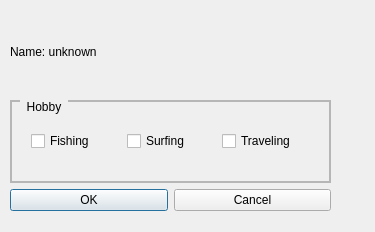
<?xml version="1.0" encoding="UTF-8"?>
<ui version="4.0">
 <class>MyDialog</class>
 <widget class="QDialog" name="MyDialog">
  <property name="geometry">
   <rect>
    <x>0</x>
    <y>0</y>
    <width>375</width>
    <height>232</height>
   </rect>
  </property>
  <property name="windowTitle">
   <string>Dialog</string>
  </property>
  <property name="styleSheet">
   <string notr="true">QGroupBox {
	border: 2px solid rgb(182,182,182);
	margin-top: 1ex;
}
QGroupBox::title {
	subcontrol-origin: margin;
	subcontrol-position: top left;
	padding: 0 5px;
	left: 10px;
}</string>
  </property>
  <widget class="QWidget" name="">
   <property name="geometry">
    <rect>
     <x>10</x>
     <y>10</y>
     <width>321</width>
     <height>201</height>
    </rect>
   </property>
   <layout class="QVBoxLayout" name="verticalLayout">
    <item>
     <widget class="QLabel" name="lblName">
      <property name="text">
       <string>Name: unknown</string>
      </property>
     </widget>
    </item>
    <item>
     <widget class="QGroupBox" name="groupBox_2">
      <property name="title">
       <string>Hobby</string>
      </property>
      <widget class="QWidget" name="">
       <property name="geometry">
        <rect>
         <x>21</x>
         <y>30</y>
         <width>281</width>
         <height>22</height>
        </rect>
       </property>
       <layout class="QHBoxLayout" name="horizontalLayout_2">
        <item>
         <widget class="QCheckBox" name="chkFishing">
          <property name="text">
           <string>Fishing</string>
          </property>
         </widget>
        </item>
        <item>
         <widget class="QCheckBox" name="chkSurfing">
          <property name="text">
           <string>Surfing</string>
          </property>
         </widget>
        </item>
        <item>
         <widget class="QCheckBox" name="chkTraveling">
          <property name="text">
           <string>Traveling</string>
          </property>
         </widget>
        </item>
       </layout>
      </widget>
     </widget>
    </item>
    <item>
     <layout class="QHBoxLayout" name="horizontalLayout_3">
      <item>
       <widget class="QPushButton" name="btnOK">
        <property name="text">
         <string>OK</string>
        </property>
       </widget>
      </item>
      <item>
       <widget class="QPushButton" name="btnCancel">
        <property name="text">
         <string>Cancel</string>
        </property>
       </widget>
      </item>
     </layout>
    </item>
   </layout>
  </widget>
 </widget>
 <resources/>
 <connections/>
</ui>
